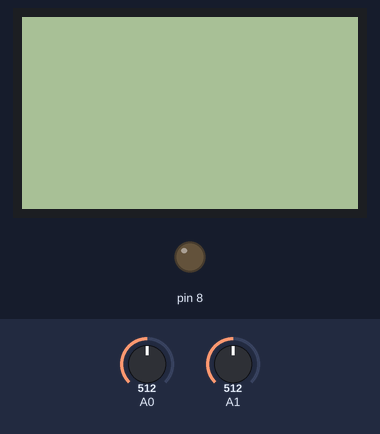
A sketch run on a simulated Arduino Uno, built with avr-gcc and run on an emulated ATmega328P. Shown: 84×48 one-colour display, output pins drawn as LEDs (lit = HIGH). Inputs (shaded band) come from the test bench; at power-on: A1 = 512, A0 = 512. What the sketch prints to the serial monitor is not drawn.

Above: at 2.8 s.
2.9 s: A1 set to 710
At 4.7 s:
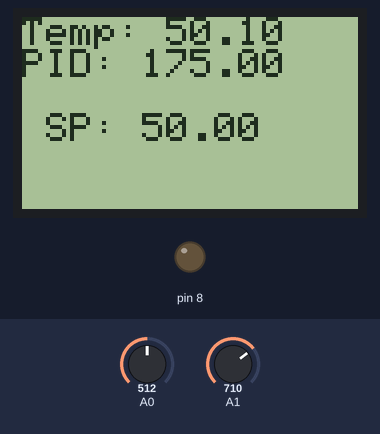
7.7 s: A0 set to 710
At 8.7 s:
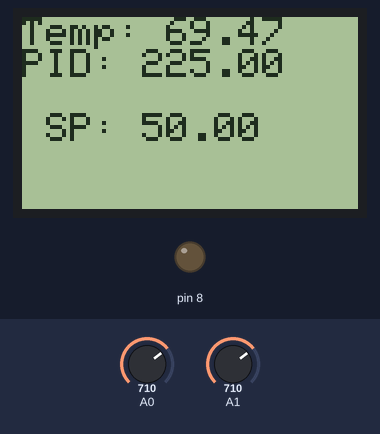
11.7 s: A0 set to 716
At 12.7 s:
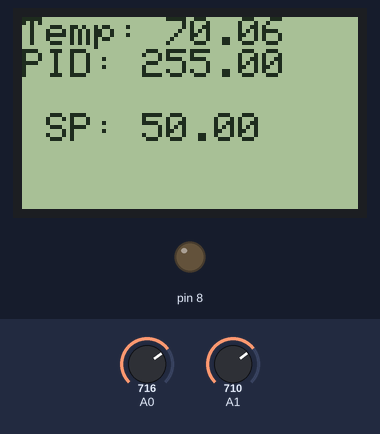
14.4 s: A0 set to 690
At 16.7 s:
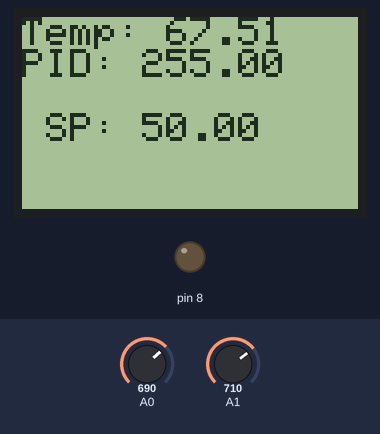
Timing chart, 0 to 18.2 s (numbered marks = the images above; inputs shaded):
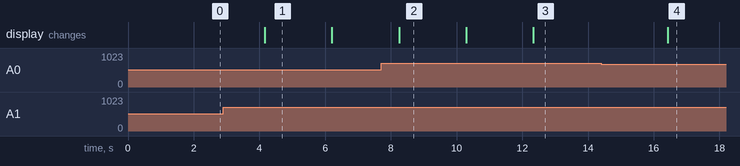

The sketch:

incubator.ino
```cpp
#include <PCD8544.h>
#include <PID_v1_bc.h>

PCD8544 lcd;

// <--------- PID ------------->

// Definicion de las constantes del PID
// Debido a que la libreria del PID tiene una funcion
// que calcula la salida del PID, solo basta con seleccionar
// los valores de las constantes
double Setpoint = 50; // Valor deseado que queremos alcanzar
double Kp = 2;        // Constante proporcional
double Ki = 5;        // Constante integral
double Kd = 1;        // Constante derivativa

// La variable input en este caso es la temperatura de la planta
// La variable output es la salida del PID
double input, output;
PID myPID(&input, &output, &Setpoint, Kp, Ki, Kd, DIRECT);
// <--------- Fin PID --------->

void LCD_state(){
  int switchState = analogRead(A1);

  if (switchState > 700){
    lcd.setPower(1);
  } else{
    lcd.setPower(0);
  }
}

void setup() {
  lcd.begin(); // default resolution is 84x48
  Serial.begin(9600); //Se da inicio a la comunicación con el puerto serial
  pinMode(8, OUTPUT);
  // <----- Inicializacion del PID ------->
  myPID.SetMode(AUTOMATIC);
  // <----- Fin Inicializacion del PID --->
}

void loop() {
  LCD_state();
  lcd.clear();

  // // Write some text
  lcd.setCursor(0, 0);
  int value = analogRead(A0);
  // Calcular el valor de control PID
  myPID.Compute();
  float volt = value*(100.0 / 1022.0);
  lcd.print("Temp: ");
  lcd.print(volt);
  lcd.setCursor(0, 1);
  lcd.print("PID: ");
  lcd.print(output);

  lcd.setCursor(0, 3);
  lcd.print(" SP: ");
  lcd.print(Setpoint);
  //lcd.print("  ");
  delay(1000);

  // Mostrar resultados
  Serial.print("Input: ");
  Serial.print(input);
  Serial.print(" - Output: ");
  Serial.println(output);

  delay(1000);
}
```

Measured:
- after the input at 2.9 s, the display: changes after 1.3 s (image 1)
- after the input at 11.7 s, the display: changes after 0.64 s (image 3)
- after the input at 14.4 s, the display: changes after 2.0 s (image 4)
- what the display in image 1 shows lasts 2.0 s, from 4.2 s to 6.2 s
